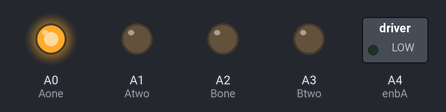
This sketch was run on a simulated Arduino Uno, built with avr-gcc and run on an emulated ATmega328P. Shown: switched loads named in the sketch (green lamp = pin HIGH), output pins drawn as LEDs (lit = HIGH).

Above: at 1.9 s.
At 7.6 s:
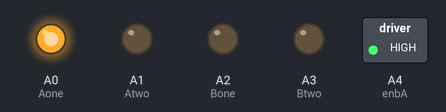
Timing chart, 0 to 18.2 s (numbered marks = the images above):
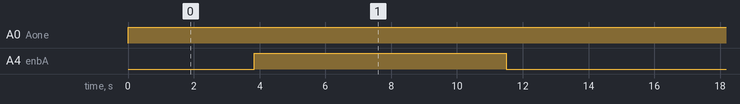

Measured:
- by itself, A0 (Aone): LOW → HIGH at 0.00 s
- by itself, A4 (enbA): alternates HIGH for 7.7 s and LOW for 8.2 s

The sketch:

Motor_with_analog_speed.ino
```cpp
#define datalen 4

int Aone = A0;
int Atwo = A1;
int Bone = A2;
int Btwo = A3;
int enbA = A4;
int enbB = A4;

int move = 255;

String dataString = ""; // variable to hold input data
int dataArray[datalen]; // array to hold parsed integers
int dataIndex = 0; // index for dataArray

void setup() {
  Serial.begin(9600); // initialize serial communication
  pinMode(Aone, OUTPUT);
  pinMode(Atwo, OUTPUT);
  pinMode(Bone, OUTPUT);
  pinMode(Btwo, OUTPUT);
  pinMode(enbA, OUTPUT);
  pinMode(enbB, OUTPUT);
}

void loop() {
  // if (Serial.available()) { // check if there is incoming data
  //   char incomingChar = Serial.read(); // read incoming character
  //   // Serial.print(incomingChar);
  //   if (incomingChar == '<') { // start of data
  //     dataString = ""; // clear input data
  //     dataIndex = 0; // reset index for dataArray
  //   } else if (incomingChar == '>') { // end of data
  //     parseData(); // call function to parse input data
  //     printData();  // call function to print parsed data
  //   } else { // data character
  //     dataString += incomingChar; // add to input data
  //   }
  // }

  digitalWrite(Aone, HIGH);
  digitalWrite(Atwo, LOW);

for(int i=0; i<255; i++)
{
  analogWrite(enbA, i);
  delay(30);
}

for(int i=255; i>0; i--)
{
  analogWrite(enbA, i);
  delay(30);
}

  delay(500);

  // digitalWrite(Aone, HIGH);

  // printData();
}

void parseData() {
  int commaIndex = 0; // index for locating commas in input string
  while (dataIndex < datalen) { // parse up to 4 integers
    commaIndex = dataString.indexOf(","); // find next comma in input string
    if (commaIndex == -1) { // exit loop if no more commas found
      commaIndex = dataString.length();
    }
    dataArray[dataIndex] = dataString.substring(0, commaIndex).toInt(); // convert substring to integer and store in array
    dataString = dataString.substring(commaIndex + 1); // remove parsed substring and comma from input string
    dataIndex++; // move to next index in array
  }
}

void printData() {
  Serial.print("Parsed data: ");
  for (int i = 0; i < datalen; i++) {
    Serial.print(dataArray[i]);
    Serial.print(" ");
  }
  Serial.println();
   if(dataArray[0] > 0)
  {
    // analogWrite(enbA, dataArray[0]);
    analogWrite(Aone, move);
    analogWrite(Bone, move);
  }
  else if(dataArray[0] < 0)
  {
    analogWrite(Atwo, move);
    analogWrite(Btwo, move);
  }
  else if(dataArray[1] > 0)
  {
    analogWrite(Aone, move);
    analogWrite(Btwo, move);
  }
  else if(dataArray[1] < 0)
  {
    analogWrite(Atwo, move);
    analogWrite(Bone, move);
  }
  else
  {
    analogWrite(Aone, LOW);
    analogWrite(Bone, LOW);
    analogWrite(Atwo, LOW);
    analogWrite(Btwo, LOW);
  }

}

// void set_car_command(){
//   if(dataArray[0] == 1)
//   {
//     analogWrite(Aone, HIGH);
//     analogWrite(Bone, HIGH);
//   }
//   else if(dataArray[1] == 1)
//   {
//     analogWrite(Atwo, HIGH);
//     analogWrite(Btwo, HIGH);
//   }
//   else if(dataArray[2] == 1)
//   {
//     analogWrite(Aone, HIGH);
//     analogWrite(Btwo, HIGH);
//   }
//   else if(dataArray[3] == 1)
//   {
//     analogWrite(Atwo, HIGH);
//     analogWrite(Bone, HIGH);
//   }
//   else
//   {
//     analogWrite(Atwo, LOW);
//     analogWrite(Bone, LOW);
//     analogWrite(Atwo, LOW);
//     analogWrite(Btwo, LOW);
//   }
// }
```
